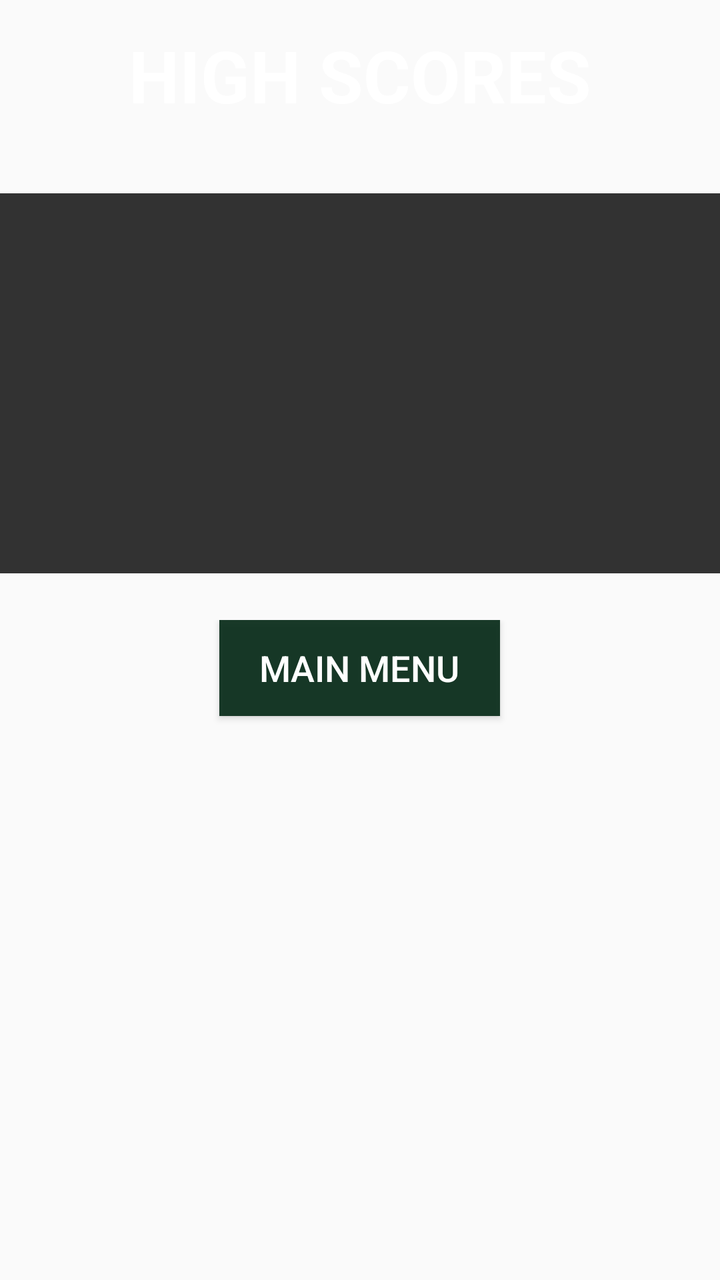
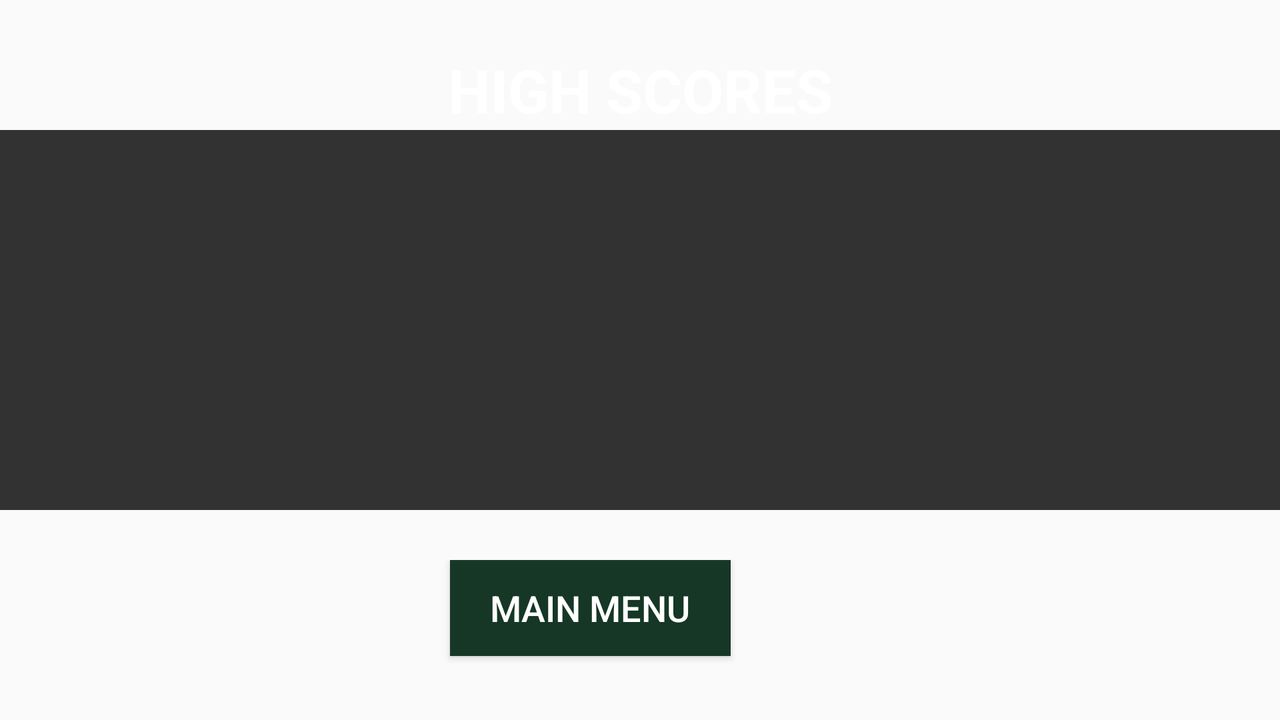

Two renders of one Android screen. The first uses the default layout on a phone; the second uses the alternative layout the repository ships for a different screen configuration, on a matching device. The two XML files are below.
<!-- AndroidManifest.xml: application theme AppTheme.NoActionBar -->
<!-- res/layout/activity_score_board.xml -->
<?xml version="1.0" encoding="utf-8"?>
<LinearLayout xmlns:android="http://schemas.android.com/apk/res/android"
              xmlns:app="http://schemas.android.com/apk/res-auto"
              android:layout_width="match_parent"
              android:layout_height="match_parent"
              xmlns:tools="http://schemas.android.com/tools"
              android:gravity="center"
              android:orientation="vertical"
              android:background="?attr/backgroundColor"
              tools:context="com.charlyan.dontopenthedoor.ScoreActivity">


    <LinearLayout
        android:layout_width="wrap_content"
        android:layout_height="300dp"
        android:gravity="center"
        android:orientation="vertical">

        <TextView
            android:layout_width="match_parent"
            android:layout_height="wrap_content"
            android:shadowColor="?attr/colorAccent"
            android:text="HIGH SCORES"
            android:textAlignment="center"
            android:textSize="36sp"
            android:textStyle="bold"/>

        <ListView
            android:id="@+id/list"
            android:layout_width="match_parent"
            android:layout_height="190dp"
            android:layout_marginTop="35dp"
            android:background="@color/colorPrimary"
            android:cacheColorHint="@android:color/transparent"
            android:clipToPadding="false"
            android:dividerHeight="5dp"
            android:foreground="@android:color/transparent"
            android:paddingBottom="0dp">
        </ListView>

    </LinearLayout>

    <LinearLayout
        android:layout_width="match_parent"
        android:layout_height="match_parent"
        android:layout_marginTop="10dp"
        android:gravity="center|top"
        android:orientation="vertical">

        <Button
            android:id="@+id/continue_button"
            android:layout_width="wrap_content"
            android:layout_height="wrap_content"
            android:background="?attr/colorAccent"
            android:onClick="ContinueButtonClick"
            android:paddingLeft="20dp"
            android:paddingRight="20dp"
            android:text="MAIN MENU"
            android:textSize="18sp"/>

    </LinearLayout>
</LinearLayout>
<!-- resources referenced by this layout -->
<resources>
  <color name="colorPrimary">#cc000000</color>
  <style name="AppTheme.NoActionBar" parent="Theme.AppCompat.Light.DarkActionBar">
          
          <item name="windowActionBar">false</item>
          <item name="windowNoTitle">true</item>
          <item name="colorPrimary">@color/colorPrimary</item>
          <item name="colorPrimaryDark">@color/colorPrimaryDark</item>
          <item name="colorAccent">@color/colorAccent</item>
          <item name="backgroundColor">@drawable/wood</item>
          <item name="android:textColor">#ffffffff</item>
      </style>
  <color name="colorPrimaryDark">#303f9f</color>
  <color name="colorAccent">#ed092d1a</color>
</resources>
<!-- res/layout-land/activity_score_board.xml (the author's variant of the layout above) -->
<!-- drawn on the phone turned sideways -->
<?xml version="1.0" encoding="utf-8"?>
<GridLayout xmlns:android="http://schemas.android.com/apk/res/android"
              xmlns:app="http://schemas.android.com/apk/res-auto"
              android:layout_width="match_parent"
              android:layout_height="match_parent"
              xmlns:tools="http://schemas.android.com/tools"
              android:gravity="center"
              android:orientation="vertical"
              android:background="?attr/backgroundColor"
              tools:context="com.charlyan.dontopenthedoor.ScoreActivity">


    <LinearLayout
        android:layout_width="wrap_content"
        android:layout_height="280dp"
        android:gravity="center"
        android:orientation="vertical">

        <TextView
            android:layout_width="match_parent"
            android:layout_height="wrap_content"
            android:shadowColor="?attr/colorAccent"
            android:text="HIGH SCORES"
            android:textAlignment="center"
            android:textSize="30sp"
            android:textStyle="bold"/>

        <ListView
            android:id="@+id/list"
            android:layout_width="match_parent"
            android:layout_height="190dp"
            android:layout_marginTop="0dp"
            android:background="@color/colorPrimary"
            android:cacheColorHint="@android:color/transparent"
            android:clipToPadding="false"
            android:dividerHeight="5dp"
            android:foreground="@android:color/transparent"
            android:paddingBottom="0dp">
        </ListView>

    </LinearLayout>

    <GridLayout
        android:layout_width="match_parent"
        android:layout_height="match_parent"
        android:layout_marginTop="0dp"
        android:gravity="center|top"
        android:orientation="horizontal">

        <Button
            android:id="@+id/continue_button"
            android:layout_width="wrap_content"
            android:layout_height="wrap_content"
            android:layout_marginRight="45dp"
            android:layout_marginLeft="225dp"
            android:background="?attr/colorAccent"
            android:onClick="ContinueButtonClick"
            android:paddingLeft="20dp"
            android:paddingRight="20dp"
            android:text="MAIN MENU"
            android:textSize="18sp"/>

    </GridLayout>
</GridLayout>
